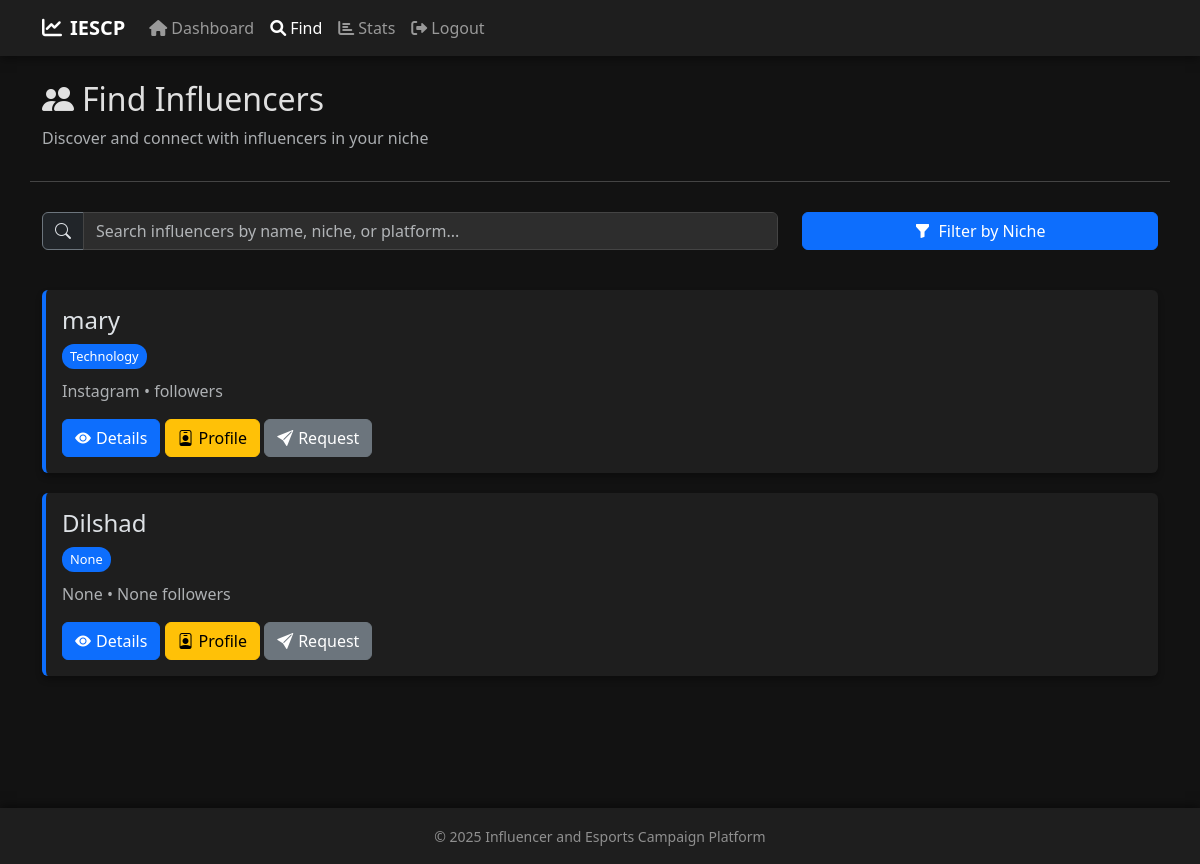
/find (signed in), run on the app's committed database.
### backend/models.py (models this page shows)
class Users(db.Model):
    __tablename__ = "users"
    user_id = db.Column(db.Integer, primary_key=True)
    name = db.Column(db.String)
    email = db.Column(db.String, nullable=False, unique=True)
    password = db.Column(db.String, nullable=False)
    role = db.Column(db.Integer, nullable=False)
    niche = db.Column(db.String, nullable=True)
    platform = db.Column(db.String, nullable=True)
    followers = db.Column(db.Integer, nullable=True)
    campaigns = db.relationship('Campaign', back_populates='user', lazy='joined')
    ad_requests_source = db.relationship('AdRequest', foreign_keys='AdRequest.source', back_populates='usr_source', lazy='joined')
    ad_requests_target = db.relationship('AdRequest', foreign_keys='AdRequest.target', back_populates='usr_target', lazy='joined')

### backend/controllers.py (the view)
@app.route('/find',methods = ["GET","POST"])
def find_page():
    influencers = Users.query.filter_by(role=1).all()
    campaigns = Campaign.query.all()
    public_campaigns = Campaign.query.filter_by(visibility=0).all()
    users = Users.query.filter(or_(Users.role == 1, Users.role == 2)).all()
    if 'user' in session:
        usr = session['user']
        if usr['role'] == 0:
            return render_template("admin_find.html",campaigns = campaigns,users=users)
        elif usr['role'] == 1:
            return render_template("influencer_find.html",campaigns=public_campaigns)
        elif usr['role'] == 2:
            campaigns = fetch_sponsor_campaigns(usr['user_id'])
            return render_template("sponsor_find.html",influencers=influencers,campaigns=campaigns)
    return "<h1>Unauthorized Access</h1>"

### backend/controllers.py (called while the page is built)
def fetch_sponsor_campaigns(user_id):
    return Campaign.query.filter_by(sponsor_id=user_id).all()

### templates/sponsor_find.html (shortened to what this page needs)
<!doctype html>
<html lang="en" data-bs-theme="dark">
  <head>
    <link href="https://cdn.jsdelivr.net/npm/bootstrap@5.3.3/dist/css/bootstrap.min.css" rel="stylesheet">
    <link rel="stylesheet" href="https://cdn.jsdelivr.net/npm/bootstrap-icons@1.11.3/font/bootstrap-icons.min.css">
    <link rel="stylesheet" href="https://cdnjs.cloudflare.com/ajax/libs/font-awesome/6.0.0/css/all.min.css">
</head>
  <body>
    <nav class="navbar navbar-expand-lg navbar-dark mb-4">
        <div class="container">
            <a class="navbar-brand" href="/sponsor_dashboard"><i class="fas fa-chart-line me-2"></i><b>IESCP</b></a>
            <div class="collapse navbar-collapse" id="navbarNav">
                <ul class="navbar-nav">
                    <li class="nav-item">
                        <a class="nav-link" href="/sponsor_dashboard"><i class="fas fa-home me-1"></i>Dashboard</a>
                    </li>
                    <li class="nav-item">
                        <a class="nav-link active" aria-current="page" href="/find"><i class="fas fa-search me-1"></i>Find</a>
                    </li>
                    <li class="nav-item">
                        <a class="nav-link" href="/stats"><i class="fas fa-chart-bar me-1"></i>Stats</a>
                    </li>
                    <li class="nav-item">
                        <a class="nav-link" href="/logout"><i class="fas fa-sign-out-alt me-1"></i>Logout</a>
                    </li>
                </ul>
            </div>
        </div>
    </nav>
    <div class="container full-height">
        <div class="row page-header">
            <div class="col-md-6">
                <h2><i class="bi bi-people-fill me-2"></i>Find Influencers</h2>
                <p class="text-muted">Discover and connect with influencers in your niche</p>
            </div>
        </div>
        <div class="row mb-4">
            <div class="col-md-8">
                <div class="input-group mb-3">
                    <span class="input-group-text bg-dark border-secondary">
                        <i class="bi bi-search"></i>
                    </span>
                    <input type="text" class="form-control search-bar" id="searchInput" placeholder="Search influencers by name, niche, or platform...">
                </div>
            </div>
            <div class="col-md-4">
                <div class="d-flex">
                    <button type="button" class="btn btn-primary w-100" data-bs-toggle="modal" data-bs-target="#filterModal">
                        <i class="bi bi-funnel-fill me-2"></i>Filter by Niche
                    </button>
                </div>
            </div>
        </div>
        <div id="influencersContainer">
            {% if influencers %}
            {% for i in range(influencers|length)%}
            <div class="card influencer-card" data-name="{{ influencers[i].name|lower }}" data-niche="{{ influencers[i].niche|lower }}" data-platform="{{ influencers[i].platform|lower }}">
                <div class="card-body">
                    <h4 class="card-title">{{ influencers[i].name }}</h4>
                    <span class="influencer-tag">{{ influencers[i].niche }}</span>
                    <p class="card-text text-muted mb-1">{{ influencers[i].platform }} • {{ influencers[i].followers }} followers</p>
                    <div class="card-buttons mt-3">
                        <button type="button" class="btn btn-primary" data-bs-toggle="modal" data-bs-target="#viewInfluencerModal{{ i }}">
                            <i class="bi bi-eye-fill btn-icon"></i>Details
                        </button>
                        <a href="{{ url_for('profile', user_id=influencers[i].user_id) }}" class="btn btn-warning">
                            <i class="bi bi-person-badge btn-icon"></i>Profile
                        </a>
                        <button type="button" class="btn btn-secondary" data-bs-toggle="modal" data-bs-target="#adRequestModal{{ i }}">
                            <i class="bi bi-send-fill btn-icon"></i>Request
                        </button>
                    </div>
                </div>
            </div>
            {% endfor %}
            {% else %}
            <div class="no-results">
                <i class="bi bi-people display-4"></i>
                <h4 class="mt-3">No Influencers Found</h4>
                <p class="text-muted">Try adjusting your search filters or check back later</p>
            </div>
            {% endif %}
        </div>
    </div>
    <footer class="text-center text-white-50 py-3 mt-5">
        <div class="container">
            <small>© 2025 Influencer and Esports Campaign Platform</small>
        </div>
    </footer>
  </body>
</html>

### templates/sponsor_find.html (style rules this page uses)
body { background-color: #121212; color: #e0e0e0; transition: all 0.3s ease; }
.full-height { min-height: 85vh; }
.navbar { background-color: #1e1e1e !important; box-shadow: 0 2px 10px rgba(0, 0, 0, 0.5); }
.card { background-color: #1e1e1e; border: none; margin-bottom: 20px; box-shadow: 0 4px 6px rgba(0, 0, 0, 0.3); transition: all 0.3s ease; border-left: 4px solid #0d6efd; }
.influencer-tag { background-color: #0d6efd; color: white; padding: 3px 8px; border-radius: 12px; font-size: 0.8rem; display: inline-block; margin-bottom: 10px; }
.form-control { background-color: #2d2d2d; border: 1px solid #444; color: #e0e0e0; }
.search-bar { transition: all 0.3s ease; }
.page-header { margin-bottom: 30px; border-bottom: 1px solid #444; padding-bottom: 15px; }
footer { background-color: #1e1e1e !important; box-shadow: 0 -2px 10px rgba(0, 0, 0, 0.5); }
.btn-icon { margin-right: 5px; }

### data on the page
Users: name "mary", niche "Technology", platform "Instagram"
Users: name "Dilshad", niche "None", platform "None", followers "None"
